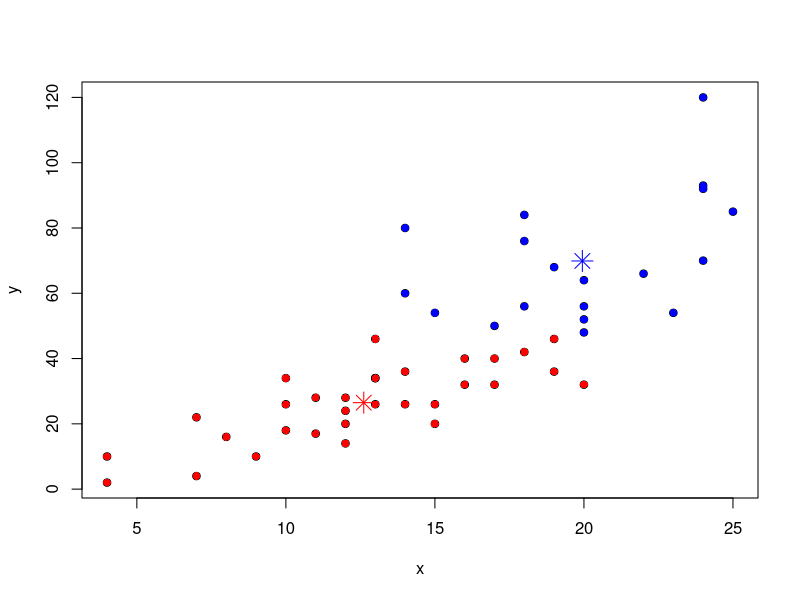

The R script that drew this image:
kmeans_binary = function(x, y){
  
  # Define distance function
  distance = function(point1, point2){
    return(((point1[1] - point2[1]) ^ 2 + (point1[2] - point2[2]) ^ 2)^ 0.5)
  }
  
  plot(x,y)
  pointset = cbind(x,y)
  
  # Starting position of two points
  p1 = c(quantile(x, 0.75),quantile(y, 0.75))
  p2 = c(quantile(x, 0.25),quantile(y, 0.25))
  names(p1) = NULL
  names(p2) = NULL
  
  # Plot out the starting centers
  # points(p1[1], p1[2], cex = 2, col = "blue", pch = 8)
  # points(p2[1], p2[2], cex = 2, col = "red", pch = 8)
  
  for(it in 1:100){
    
    dist_p1 = vector()
    for(i in 1:dim(pointset)[1]){
      dist_p1 = c(dist_p1, distance(pointset[i,], p1))
    }
    
    dist_p2 = vector()
    for(i in 1:dim(pointset)[1]){
      dist_p2 = c(dist_p2, distance(pointset[i,], p2))
    }
    
    cluster1 = pointset[dist_p1 <= dist_p2,]
    cluster2 = pointset[dist_p1 > dist_p2,]
    
    p1 = c(mean(cluster1[,1]), mean(cluster1[,2]))
    p2 = c(mean(cluster2[,1]), mean(cluster2[,2]))
    
  }
  
  points(cluster1, col = "blue", pch = 16)
  points(cluster2, col = "red", pch = 16)
  points(p1[1], p1[2], cex = 2, col = "blue", pch = 8)
  points(p2[1], p2[2], cex = 2, col = "red", pch = 8)
  
  return(list(center1 = p1, center2 = p2, cluster1 = cluster1, cluster2 = cluster2))
  
}

kmeans_binary(cars$speed, cars$dist)
